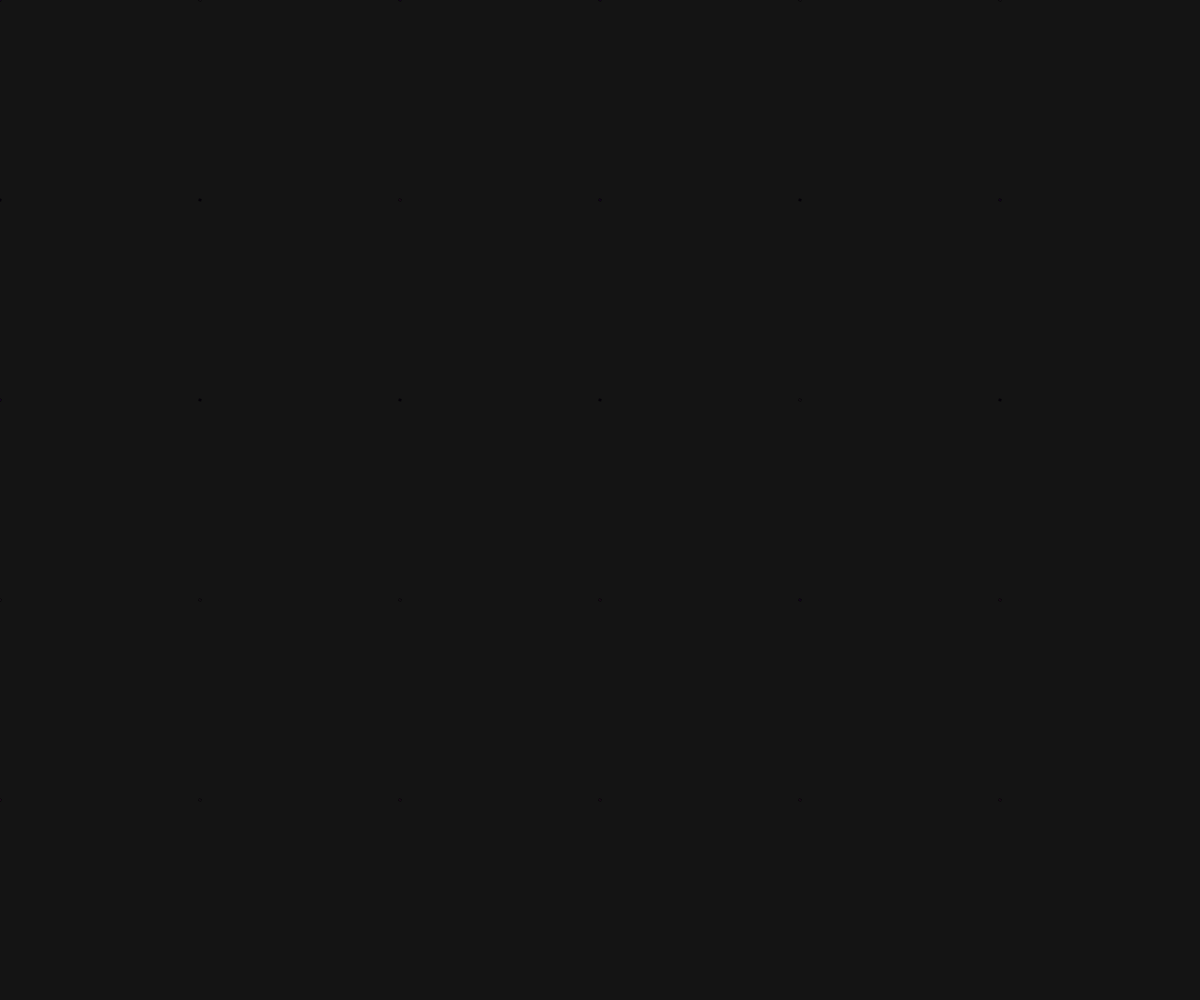
Frame 1 (no input)
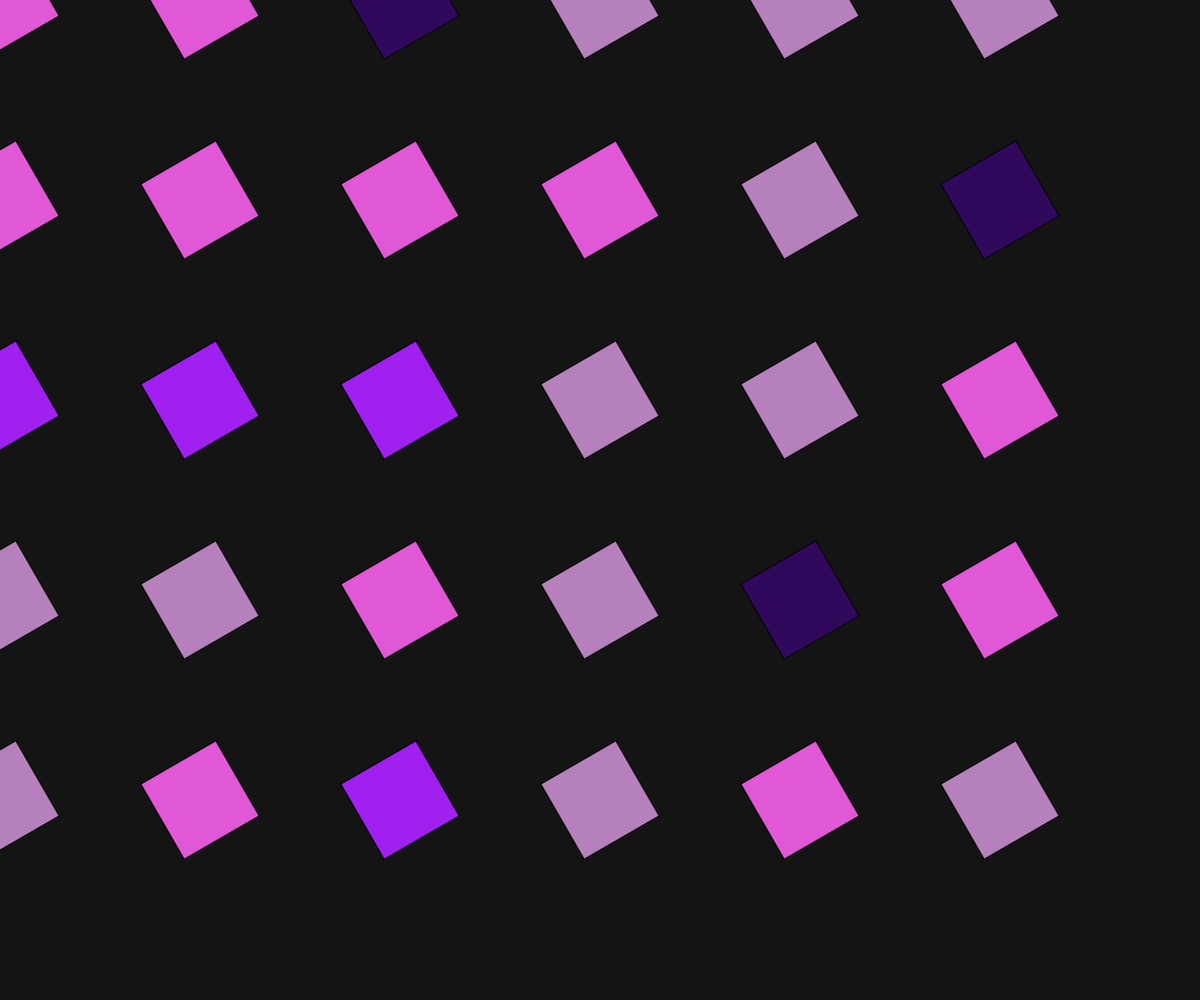
Frame 60 (no input)
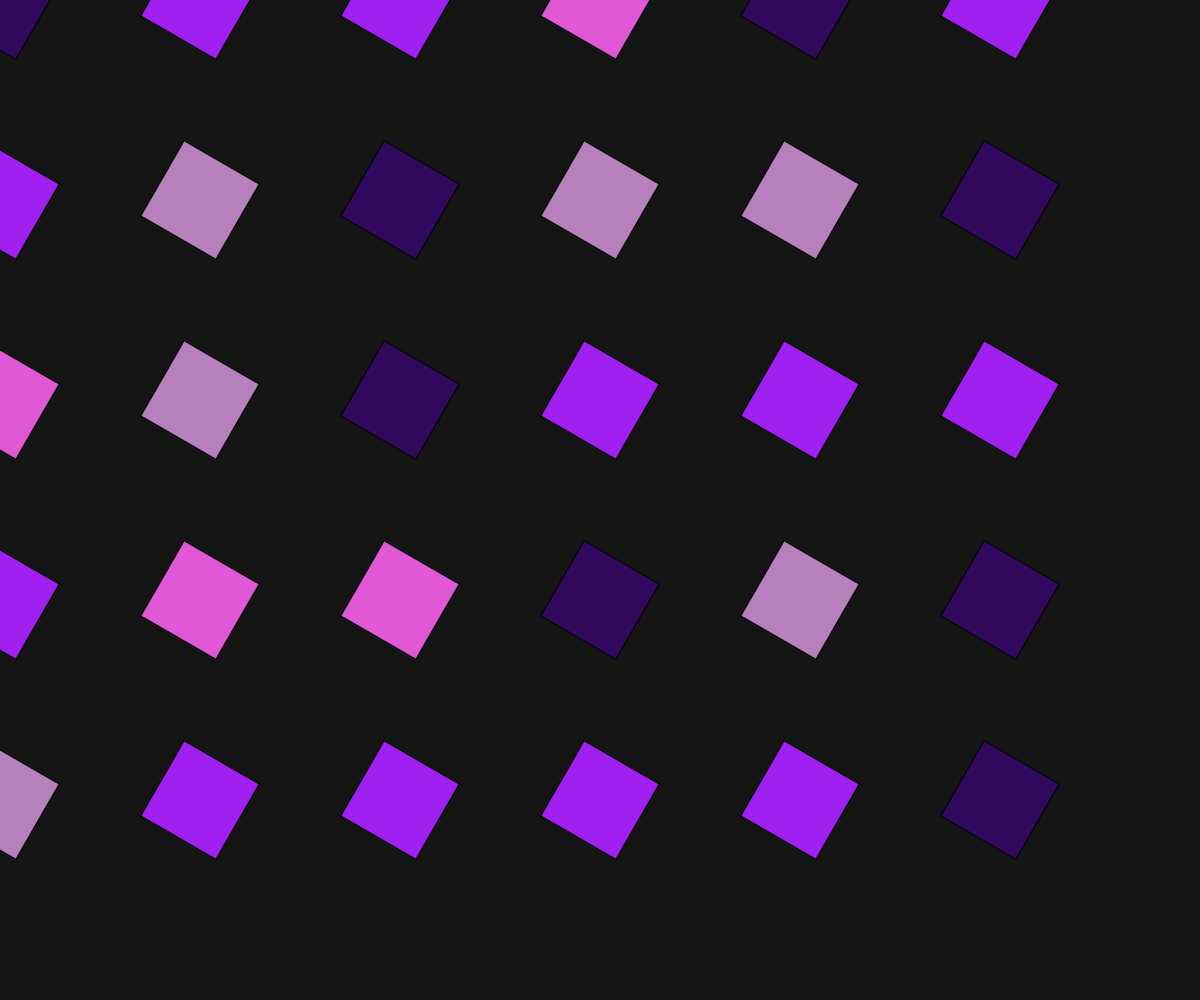
Frame 120 (the mouse pressed at the canvas centre since frame 60)

The p5.js sketch that drew these frames (run headless with seeded random() and noise() and a simulated clock; from frame 60 on, the mouse is pressed at the canvas centre):

// p5.js sketch
// ── sketch.js
let size = 200;
let colour=[];
colour=["#30095cff","#ce90d6de","#A020F0","#e058d5ff"];
function setup() {
  createCanvas(innerWidth, innerHeight);
  rectMode(CENTER);
  angleMode(DEGREES);


}

function draw() {
  background(20);
  //create a grid of squares
  for (let i = 0; i < width; i = i + size) {
    for (let j = 0; j < height; j = j + size) {
      let random1=floor(random(0,colour.length));
      fill(colour[random1]);
      push();
      translate(i, j);
      rotate(frameCount * 10);
      rect(0, 0, size / 2 * sin(frameCount), size / 2 * sin(frameCount));
      pop();
    }

  }
}
